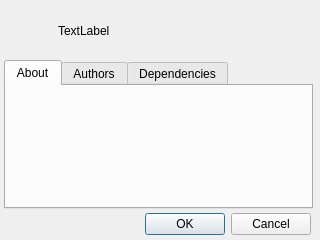
<?xml version="1.0" encoding="UTF-8"?>
<ui version="4.0">
 <class>PluginInfoDialog</class>
 <widget class="QDialog" name="PluginInfoDialog">
  <property name="geometry">
   <rect>
    <x>0</x>
    <y>0</y>
    <width>320</width>
    <height>240</height>
   </rect>
  </property>
  <property name="windowTitle">
   <string>Dialog</string>
  </property>
  <widget class="QDialogButtonBox" name="buttonBox">
   <property name="geometry">
    <rect>
     <x>10</x>
     <y>212</y>
     <width>301</width>
     <height>25</height>
    </rect>
   </property>
   <property name="orientation">
    <enum>Qt::Horizontal</enum>
   </property>
   <property name="standardButtons">
    <set>QDialogButtonBox::Cancel|QDialogButtonBox::Ok</set>
   </property>
  </widget>
  <widget class="QTabWidget" name="tabWidget">
   <property name="geometry">
    <rect>
     <x>4</x>
     <y>60</y>
     <width>309</width>
     <height>149</height>
    </rect>
   </property>
   <property name="currentIndex">
    <number>0</number>
   </property>
   <widget class="QWidget" name="tab">
    <attribute name="title">
     <string>About</string>
    </attribute>
    <widget class="QLabel" name="lblAbout">
     <property name="geometry">
      <rect>
       <x>6</x>
       <y>4</y>
       <width>289</width>
       <height>109</height>
      </rect>
     </property>
     <property name="text">
      <string/>
     </property>
     <property name="alignment">
      <set>Qt::AlignLeading|Qt::AlignLeft|Qt::AlignTop</set>
     </property>
     <property name="wordWrap">
      <bool>true</bool>
     </property>
     <property name="margin">
      <number>5</number>
     </property>
    </widget>
   </widget>
   <widget class="QWidget" name="tab_2">
    <attribute name="title">
     <string>Authors</string>
    </attribute>
    <widget class="QLabel" name="lblAuthors">
     <property name="geometry">
      <rect>
       <x>4</x>
       <y>4</y>
       <width>289</width>
       <height>109</height>
      </rect>
     </property>
     <property name="text">
      <string/>
     </property>
     <property name="alignment">
      <set>Qt::AlignLeading|Qt::AlignLeft|Qt::AlignTop</set>
     </property>
     <property name="wordWrap">
      <bool>true</bool>
     </property>
    </widget>
   </widget>
   <widget class="QWidget" name="tab_3">
    <attribute name="title">
     <string>Dependencies</string>
    </attribute>
    <widget class="QListWidget" name="lstDepends">
     <property name="geometry">
      <rect>
       <x>4</x>
       <y>4</y>
       <width>293</width>
       <height>113</height>
      </rect>
     </property>
    </widget>
   </widget>
  </widget>
  <widget class="QWidget" name="horizontalLayoutWidget">
   <property name="geometry">
    <rect>
     <x>4</x>
     <y>4</y>
     <width>309</width>
     <height>53</height>
    </rect>
   </property>
   <layout class="QHBoxLayout" name="horizontalLayout">
    <item>
     <widget class="QLabel" name="lblIcon">
      <property name="sizePolicy">
       <sizepolicy hsizetype="Preferred" vsizetype="Preferred">
        <horstretch>0</horstretch>
        <verstretch>0</verstretch>
       </sizepolicy>
      </property>
      <property name="minimumSize">
       <size>
        <width>48</width>
        <height>48</height>
       </size>
      </property>
      <property name="maximumSize">
       <size>
        <width>48</width>
        <height>48</height>
       </size>
      </property>
      <property name="text">
       <string/>
      </property>
      <property name="pixmap">
       <pixmap resource="../res.qrc">:/logo/sc</pixmap>
      </property>
      <property name="scaledContents">
       <bool>true</bool>
      </property>
     </widget>
    </item>
    <item>
     <widget class="QLabel" name="lblTitle">
      <property name="text">
       <string>TextLabel</string>
      </property>
      <property name="scaledContents">
       <bool>true</bool>
      </property>
      <property name="wordWrap">
       <bool>true</bool>
      </property>
     </widget>
    </item>
   </layout>
  </widget>
 </widget>
 <resources>
  <include location="../res.qrc"/>
 </resources>
 <connections>
  <connection>
   <sender>buttonBox</sender>
   <signal>accepted()</signal>
   <receiver>PluginInfoDialog</receiver>
   <slot>accept()</slot>
   <hints>
    <hint type="sourcelabel">
     <x>248</x>
     <y>254</y>
    </hint>
    <hint type="destinationlabel">
     <x>157</x>
     <y>274</y>
    </hint>
   </hints>
  </connection>
  <connection>
   <sender>buttonBox</sender>
   <signal>rejected()</signal>
   <receiver>PluginInfoDialog</receiver>
   <slot>reject()</slot>
   <hints>
    <hint type="sourcelabel">
     <x>316</x>
     <y>260</y>
    </hint>
    <hint type="destinationlabel">
     <x>286</x>
     <y>274</y>
    </hint>
   </hints>
  </connection>
 </connections>
</ui>
